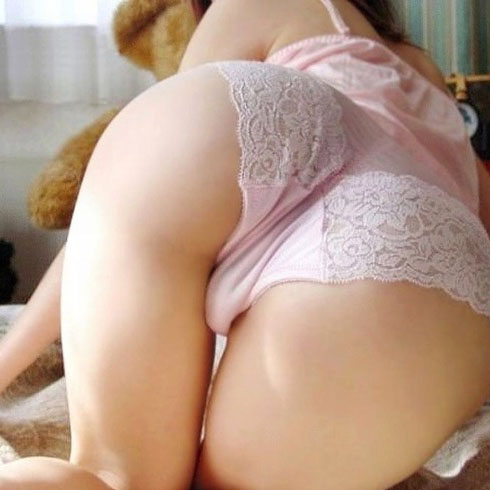
#> input picture Deprecated/Python_Programming_Tutorial/43 - Cropping Images/baby.jpg, 490 x 490 px
$ python main.py
#> lines starting #> are read from the running program, lines starting #| are printed output that depends on the picture
#!/usr/bin/env python
# -*- coding: UTF-8 -*-
__author__ = "Sigai"

from PIL import Image

baby = Image.open('baby.jpg')
#> baby is the input picture: PIL image 490x490 RGB; mean R, G, B 184.3, 155.5, 137.8

area = (100,100,300,300)
crop = baby.crop(area)
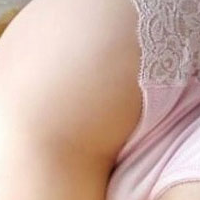
#> crop: PIL image 200x200 RGB; mean R, G, B 205.8, 176, 164
crop.show()
